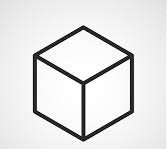
#> input picture HarrisCornerDetection/images/input.jpg, 167 x 149 px
$ jupyter execute Harris_Corner_Detection.ipynb
#> lines starting #> are read from the running program, lines starting #| are printed output that depends on the picture; after the words box and inside, x2 and y2 are one past the last pixel; in counts of white or black regions, pixels touching at a corner belong together
# Harris corner detection

Required libraries are cv2, numpy and matplotlib.

[cell 1]
import cv2 #opencv
import numpy as np #numpy
import matplotlib.pyplot as plt #matplotlib

[cell 2]
def Harris_Corner_Detector(path):
#> called with path = 'images/input.jpg'
    pic = cv2.imread(img_path)
#> pic is the input picture: shape (149, 167, 3); min 0, max 255, mean 227.3
    plt.imshow(pic)
    plt.show()
    pic_gray = cv2.cvtColor(pic,cv2.COLOR_BGR2GRAY) #changing the color space of the image from RGB to Grayscale
    pic_arr = np.float32(pic_gray)
    dst = cv2.cornerHarris(pic_arr,3,5,0.02) #arguments are img, blockSize, ksize, k.
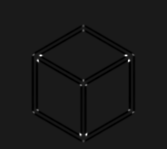
#> dst: shape (149, 167) float32; min -1.83e+09, max 1.59e+10, mean -101328608; drawn with min black and max white
    dst = cv2.dilate(dst,None) #This is a dilation operation.
    pic[dst>0.02*dst.max()]=[0,255,0]
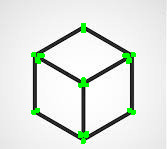
#> pic: shape (149, 167, 3); 2.02% of pixels changed, all inside (x1, y1, x2, y2) = (31, 23, 136, 144)
    return(pic)
